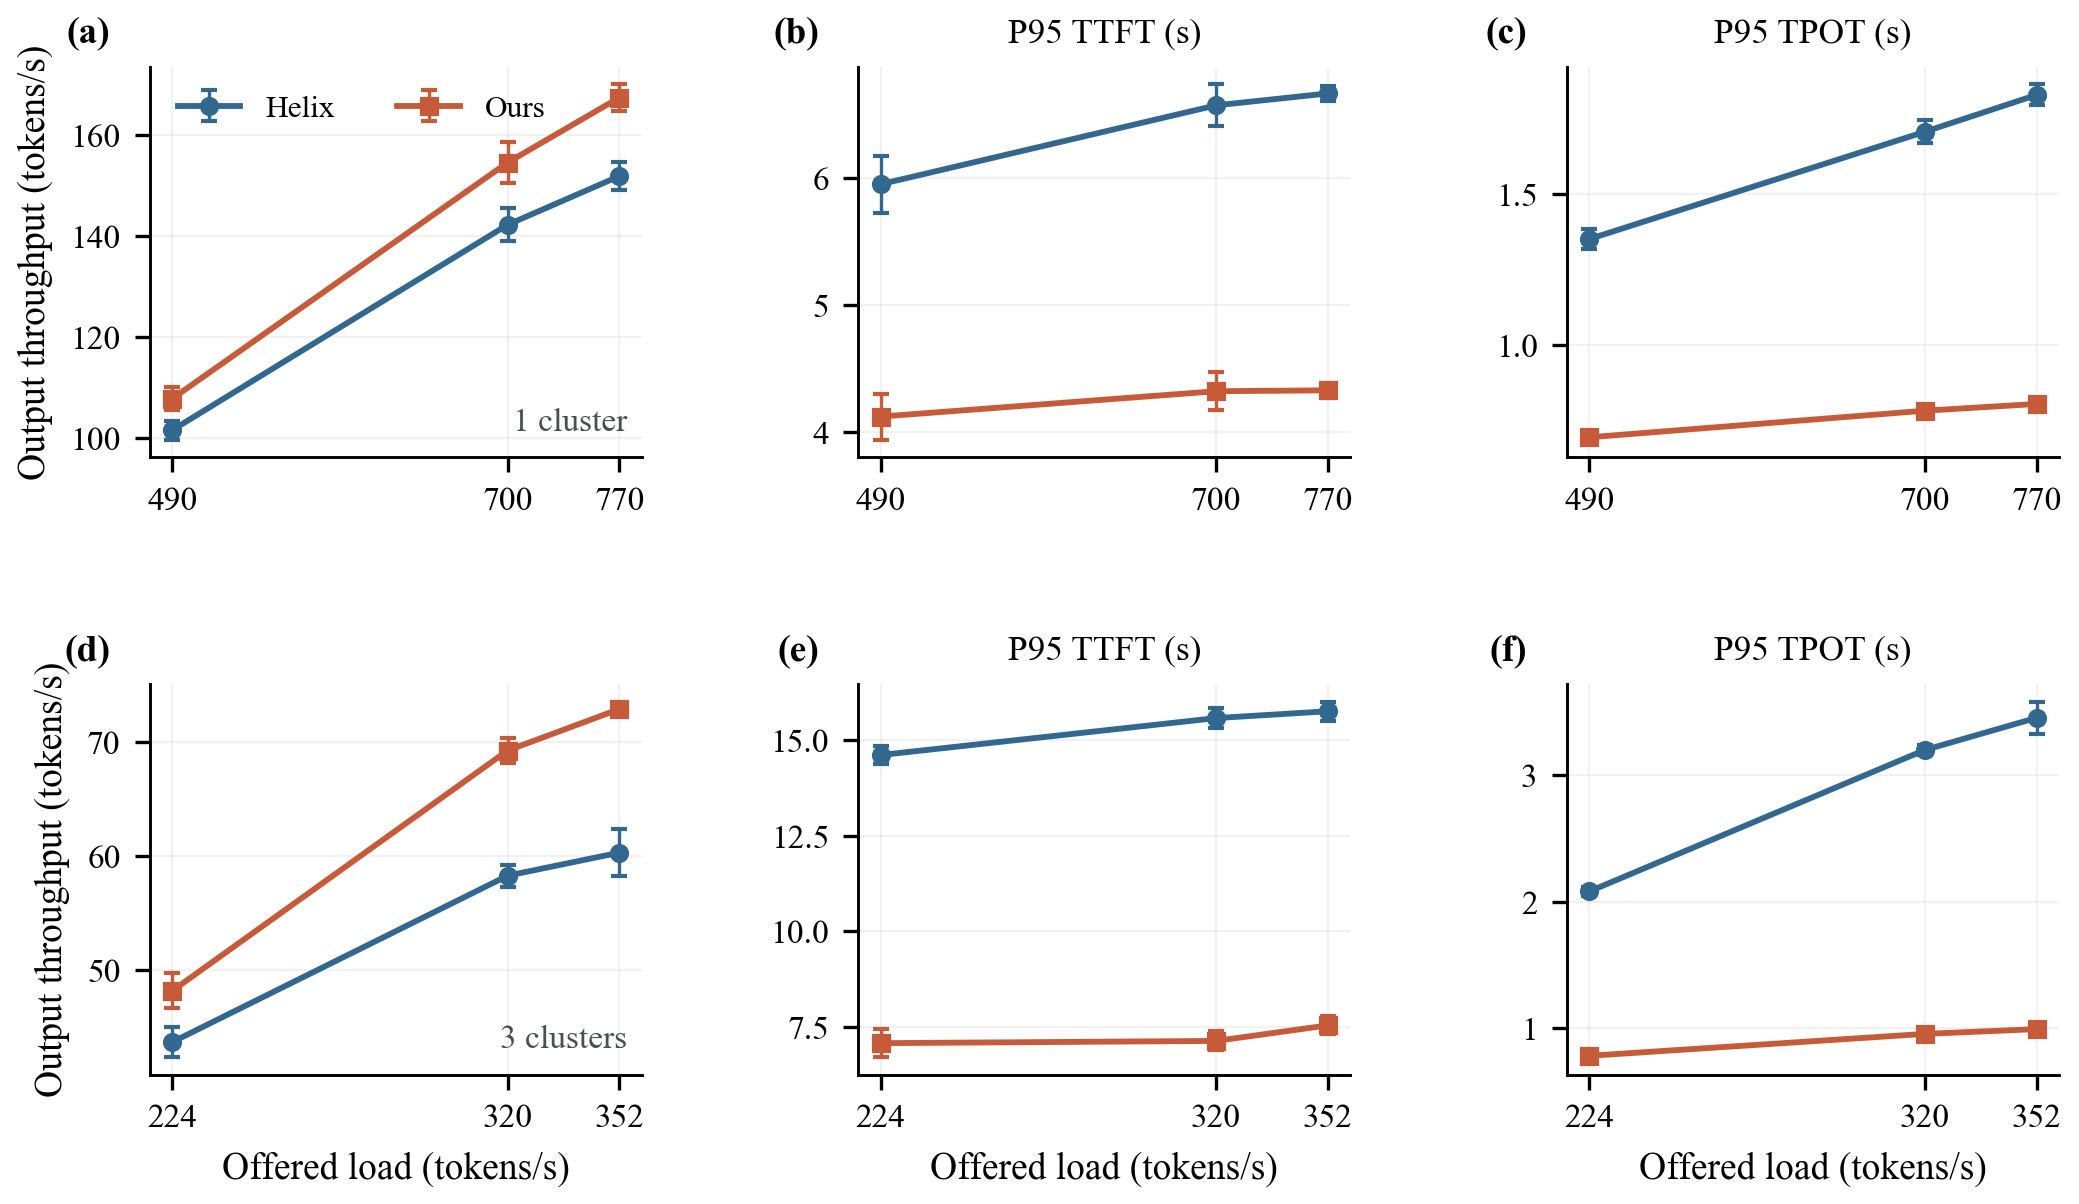

Here is the Python script that generated this plot:
"""Three-seed throughput and tail-latency response to offered load."""

import matplotlib.pyplot as plt
import numpy as np

from common import HELIX, OURS, panel, read, save


def main():
    summary = read("experiments/ccfa_validation/summary.json")["load"]
    metrics = (
        ("output_throughput_tokens_per_s", "Output throughput (tokens/s)"),
        ("ttft_p95_s", "P95 TTFT (s)"),
        ("tpot_p95_s", "P95 TPOT (s)"),
    )
    fig, axes = plt.subplots(2, 3, figsize=(7.15, 4.2))
    for row, scenario in enumerate(("single", "multi")):
        settings = [summary[scenario][name] for name in ("low", "official", "high")]
        offered = np.array([item["offered_tokens_per_s"] for item in settings])
        for column, (key, label) in enumerate(metrics):
            ax = axes[row, column]
            for method, color, marker, legend in (
                ("helix", HELIX, "o", "Helix"),
                ("green", OURS, "s", "Ours"),
            ):
                values = [item[method][key]["mean"] for item in settings]
                errors = [item[method][key]["sd"] for item in settings]
                ax.errorbar(offered, values, yerr=errors, color=color,
                            marker=marker, markersize=3.6, linewidth=1.4,
                            capsize=2, elinewidth=0.8, label=legend)
            ax.set_xticks(offered)
            ax.set_xlabel("Offered load (tokens/s)" if row == 1 else "")
            ax.set_ylabel(label if column == 0 else "")
            if column > 0:
                ax.set_title(label, fontsize=8.5)
            ax.grid(alpha=0.17, linewidth=0.5)
            panel(ax, "abcdef"[row * 3 + column])
        axes[row, 0].text(0.97, 0.07,
                          "1 cluster" if row == 0 else "3 clusters",
                          transform=axes[row, 0].transAxes, ha="right",
                          fontsize=8, color="#4A4F54")
    axes[0, 0].legend(frameon=False, ncol=2, loc="upper left", fontsize=7.5)
    fig.subplots_adjust(left=0.1, right=0.99, top=0.92, bottom=0.12,
                        wspace=0.44, hspace=0.58)
    save(fig, "fig13_load_sweep")


if __name__ == "__main__":
    main()
